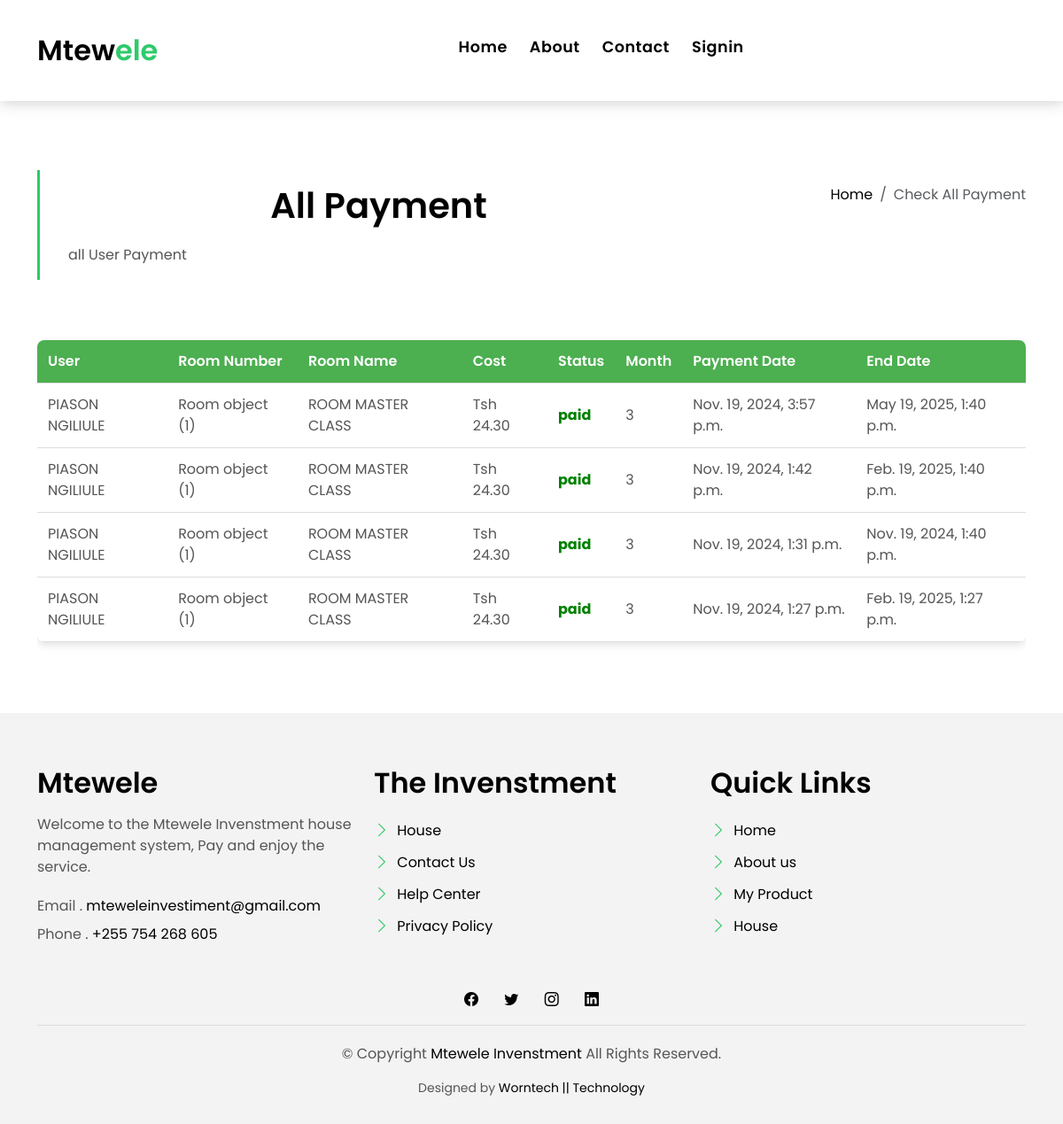
The app's page /allpayment/, older data.
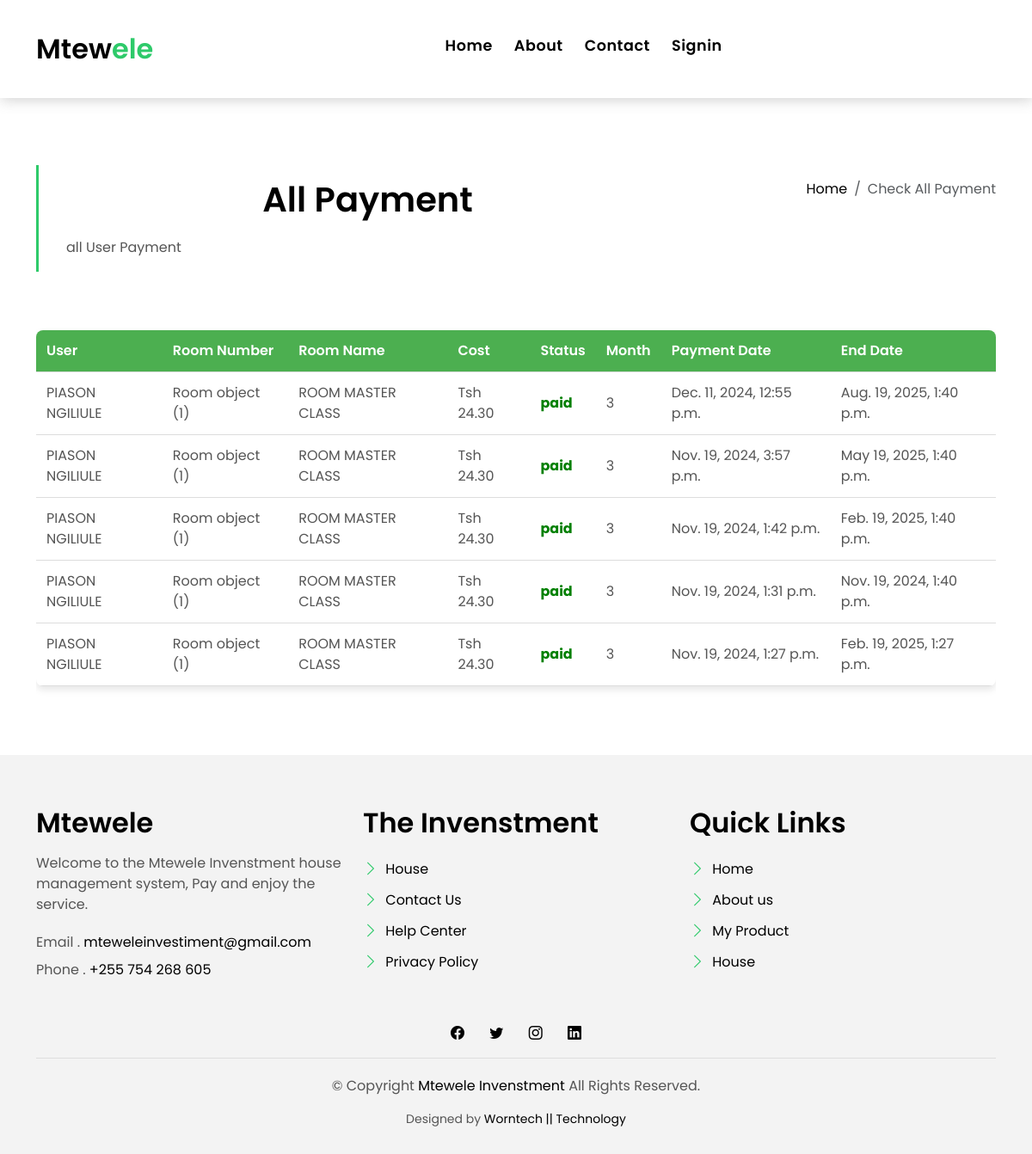
The same page, newer data.
### web/models.py (models this page shows, shortened)
class MyPayment(models.Model):
    PAYMENT_STATUS_CHOICES = (
        ('paid', 'Paid'),
        ('pending', 'Pending'),
        ('expired', 'expired'),
    )
    MONTH_CHOICES = (
        (3, '3 Months'),
        (6, '6 Months'),
    )
    user = models.ForeignKey(MyUser, on_delete=models.CASCADE)
    Room = models.ForeignKey(Room, on_delete=models.CASCADE)
    Room_Name = models.CharField(max_length=100)
    Cost = models.DecimalField(max_digits=10, decimal_places=2)
    transaction_id = models.CharField(max_length=100)
    Payment_status = models.CharField(max_length=10, choices=PAYMENT_STATUS_CHOICES, default='pending')
    Month = models.IntegerField(choices=MONTH_CHOICES)  # Changed to IntegerField
    Payment_date = models.DateTimeField(auto_now_add=True)
    end_date = models.DateTimeField(null=True, blank=True)  # Allow end_date to be null initially
    unique_code = models.CharField(max_length=100, unique=True, null=True, blank=True)

class MyUser(AbstractBaseUser):
    email=models.EmailField(verbose_name="email", max_length=100, unique=True)
    first_name=models.CharField(verbose_name="first name", max_length=100, unique=False)
    username=models.CharField(verbose_name="user name", max_length=100, unique=True)
    last_name=models.CharField(verbose_name="last name", max_length=100, unique=False)
    date_joined=models.DateTimeField(verbose_name="date joined", auto_now_add=True)
    last_login=models.DateTimeField(verbose_name="last login", auto_now=True)
    is_admin=models.BooleanField(default=True)
    is_active=models.BooleanField(default=True)
    is_staff=models.BooleanField(default=True)
    is_superuser=models.BooleanField(default=True)
    hide_email = models.BooleanField(default=True)
    USERNAME_FIELD="email"
    REQUIRED_FIELDS=['username']
    objects=MyUserManager()

class Room(models.Model):
    room_number = (
        ('1', '1'),
        ('2', '2'),
        ('3', '3'),
        ('4', '4'),
        ('5', '5'),
        ('6', '6'),
        ('7', '7'),
        ('8', '8'),
        ('9', '9'),
        ('10', '10'),
    )
    Room_Name = models.CharField(max_length=100)
    Room_Number = models.CharField(max_length=10, choices=room_number)
    Image =models.ImageField(upload_to="home/")
    Cost = models.DecimalField(max_digits=10, decimal_places=2)
    Post_date = models.DateTimeField(auto_now_add=True)

### web/views.py (the view)
# urls.py: path("allpayment/",views.allpayment,name = "allpayment"),
def allpayment(request):
    userpayment = MyPayment.objects.all().order_by('-id')
    context={
        "userpayment":userpayment
    }
    return render(request, 'web/allpayment.html', context)

### web/templates/web/allpayment.html (shortened to what this page needs)
{% extends 'web/base.html' %}
{% load static %}
{% block content %}
<!DOCTYPE html>
<html lang="en">
<head>
<link href="{% static 'web/assets/vendor/animate.css/animate.min.css' %}" rel="stylesheet">
<link href="{% static 'web/assets/vendor/bootstrap/css/bootstrap.min.css' %}" rel="stylesheet">
<link href="{% static 'web/assets/vendor/bootstrap-icons/bootstrap-icons.css' %}" rel="stylesheet">
<link href="{% static 'web/assets/vendor/swiper/swiper-bundle.min.css' %}" rel="stylesheet">
<link href="{% static 'web/assets/css/style.css' %}" rel="stylesheet">
</head>
<body>
  <main id="main">
    <section class="intro-single">
      <div class="container">
        <div class="row">
          <div class="col-md-12 col-lg-8">
            <div class="title-single-box">
              <h1 class="title-single">All Payment</h1>
              <span class="color-text-a">all User Payment</span>
            </div>
          </div>
          <div class="col-md-12 col-lg-4">
            <nav aria-label="breadcrumb" class="breadcrumb-box d-flex justify-content-lg-end">
              <ol class="breadcrumb">
                <li class="breadcrumb-item">
                  <a href="{% url 'home' %}">Home</a>
                </li>
                <li class="breadcrumb-item active" aria-current="page">
                  Check All Payment
                </li>
              </ol>
            </nav>
          </div>
        </div>
      </div>
    </section>
    <section class="news-single nav-arrow-b">
      <div class="container">
        <div class="row">
          <div class="col-sm-12">
            <div class="news-img-box">
                <div class="table-container">
                    <table>
                        <thead>
                            <tr>
                                <th>User</th>
                                <th>Room Number</th>
                                <th>Room Name</th>
                                <th>Cost</th>
                                <th>Status</th>
                                <th>Month</th>
                                <th>Payment Date</th>
                                <th>End Date</th>
                            </tr>
                        </thead>
                        <tbody>
                            {% if userpayment %}
                            {% for i in userpayment %}
                            {% if i.Payment_status == "paid" %}
                            <tr>
                                <td>{{i.user.first_name}} {{i.user.last_name}}</td>
                                <td>{{i.Room}}</td>
                                <td>{{i.Room_Name}}</td>
                                <td>Tsh {{i.Cost}}</td>
                                <td class="status-paid">{{i.Payment_status}}</td>
                                <td>{{i.Month}}</td>
                                <td>{{i.Payment_date}}</td>
                                <td>{{i.end_date}}</td>
                            </tr>
                            {% endif %}
                            {% endfor %}
                            {% endif %}
                        </tbody>
                    </table>
                </div>
            </div>
          </div>
        </div>
      </div>
    </section>
  </main>
</body>
</html>
{% endblock %}

Row changes from the older to the newer data that the page shows:
added MyPayment: user.first_name "PIASON", user.last_name "NGILIULE", Room "Room object (1)", Room_Name "ROOM MASTER CLASS", Cost "24.30", Payment_status "paid", Month "3", Payment_date "Dec. 11, 2024, 12:55 p.m.", end_date "Aug. 19, 2025, 1:40 p.m."
